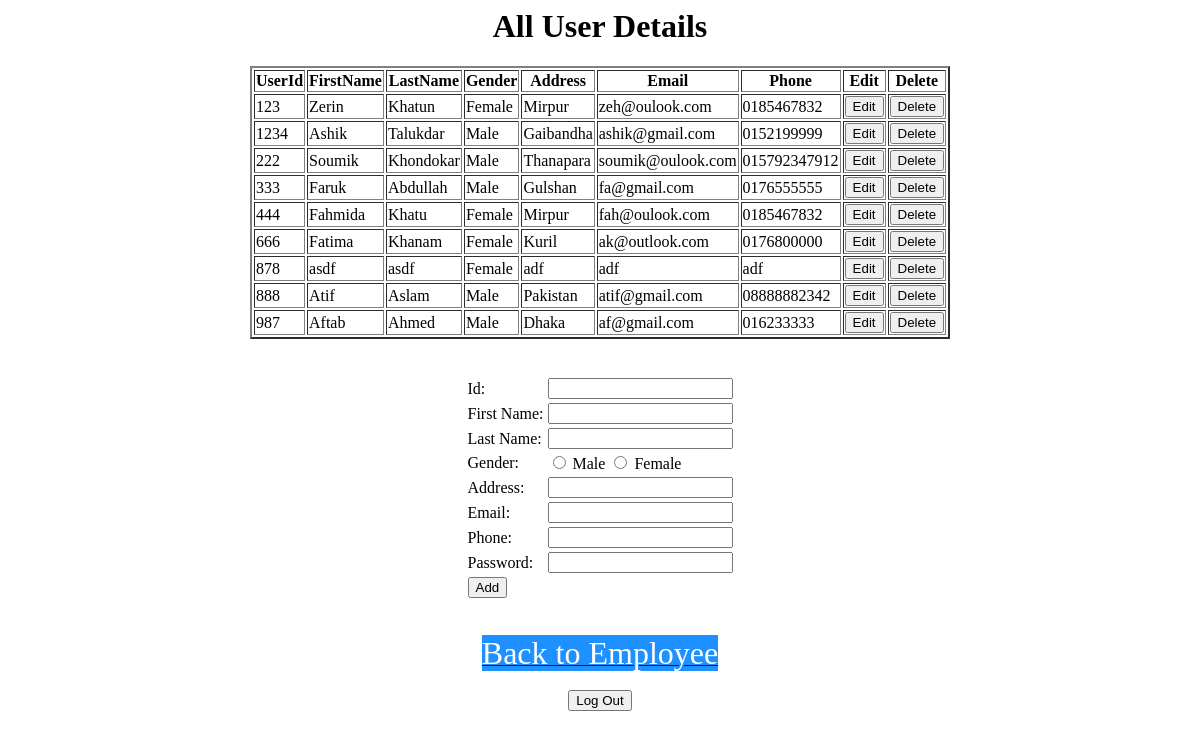
Page /views/showUser.php on the earlier database version.
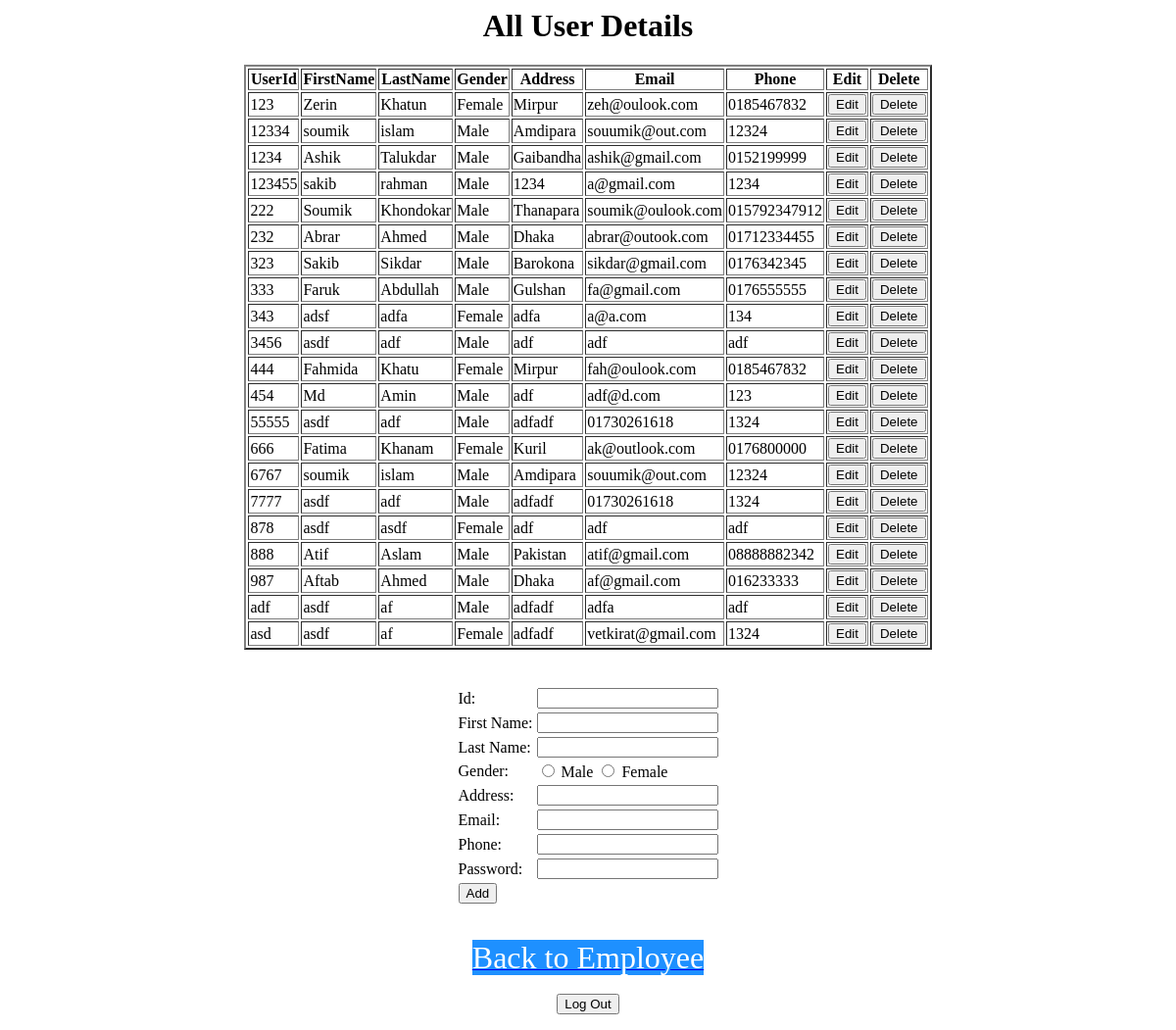
Same page on the later database version.
### tables this page shows
CREATE TABLE `user` (
  `userId` varchar(20) NOT NULL,
  `firstName` varchar(20) NOT NULL,
  `lastName` varchar(20) NOT NULL,
  `gender` varchar(10) NOT NULL,
  `address` varchar(40) NOT NULL,
  `email` varchar(20) NOT NULL,
  `phone` varchar(20) NOT NULL
);

### controllers/control_user.php (called while the page is built, shortened)
<?php
    $update = false;
    $id = "";
    $fname = "";
    $lname = "";
    $gender = "";
    $address = "";
    $email = "";
    $phone = "";
    $pass = "";
?>

### views/showUser.php (the view, shortened to what this page needs)
<?php
	require_once "../controllers/control_user.php";
?>
<html>
	<head>
	</head>
	<body>
		<center>
		<h1>All User Details</h1>
		<table border="2" width="600">
			<tr>
				<th>UserId</th>
				<th>FirstName</th>
				<th>LastName</th>
				<th>Gender</th>
				<th>Address</th>
				<th>Email</th>
				<th>Phone</th>
				<th>Edit</th>
				<th>Delete</th>
			</tr>
			<?php
				$run=mysqli_query($conn,"Select * from user");
				$row_num = mysqli_num_rows($run);
				if($row_num > 0)
				{
					while($row = mysqli_fetch_assoc($run)): ?>
						<tr>
							<td><?php echo $row['userId']; ?></td>
							<td><?php echo $row['firstName']; ?></td>
							<td><?php echo $row['lastName']; ?></td>
							<td><?php echo $row['gender']; ?></td>
							<td><?php echo $row['address']; ?></td>
							<td><?php echo $row['email']; ?></td>
							<td><?php echo $row['phone']; ?></td>
							<td><a href="showUser.php?edit=<?php echo $row['userId']; ?>"><button>Edit</button></a></td>
							<td><a href="../controllers/control_user.php?delete=<?php echo $row['userId']; ?>"><button>Delete</button></a></td>
						</tr>
					<?php endwhile;
				}
				echo "</table>"."<br>"."<br>";
       		 ?>
	<form action="../controllers/control_user.php" method="POST">
            <table>
                <tr>
                    <td>Id:</td>
                    <td><input type="text" name="id" value='<?php echo $id; ?>'></td>
                </tr>
                <tr>
                    <td>First Name:</td>
                    <td><input type="text" name="fname" value="<?php echo $fname; ?>" ></td>
                </tr>
                <tr>
                    <td>Last Name:</td>
                    <td><input type="text" name="lname" value="<?php echo $lname; ?>"></td>
                </tr>
                <tr>
                    <td>Gender:</td>
					<td>
						<input type="radio" name="gender" value="Male" <?php if($gender == "Male"){echo "Checked";}?>> Male
						<input type="radio" name="gender" value="Female" <?php if($gender == "Female"){echo "Checked";}?>> Female
					</td>
                </tr>
                <tr>
                    <td>Address:</td>
                    <td><input type="text" name="address" value='<?php echo $address; ?>'></td>
                </tr>
                <tr>
                    <td>Email:</td>
                    <td><input type="text" name="email" value="<?php echo $email; ?>" ></td>
                </tr>
                <tr>
                    <td>Phone:</td>
                    <td><input type="text" name="phone" value="<?php echo $phone; ?>"></td>
                </tr>
				<tr>
					<td>Password:</td>
					<td><input type="password" name="pass" value="<?php echo $pass; ?>" ></td>
				</tr>
				<?php
					if($update == true)
						echo '<tr>
								<td><button type="submit" name="update">Update</button></td>
								<td><button type="submit" name="refresh">Refresh</button></td>
							</tr>';
					else
						echo '<tr><td><button type="submit" name="save">Add</button></td></tr>';
                ?>
            </table>
        </form>
			</a><br>
			<a href="employee_home.php">
					<font size="6" style="background-color: dodgerblue; color:white;"
							>Back to Employee</font
						></b>
			</a><br><br>
		<form action="" method="post">
			<input type="submit" value="Log Out" name="submit">
		</form>
	</body>
</html>

Differences in the rows shown:
added user: userId "12334", firstName "soumik", lastName "islam", gender "Male", address "Amdipara", email "souumik@out.com", phone "12324"
added user: userId "123455", firstName "sakib", lastName "rahman", gender "Male", address "1234", email "a@gmail.com", phone "1234"
added user: userId "232", firstName "Abrar", lastName "Ahmed", gender "Male", address "Dhaka", email "abrar@outook.com", phone "01712334455"
added user: userId "323", firstName "Sakib", lastName "Sikdar", gender "Male", address "Barokona", email "sikdar@gmail.com", phone "0176342345"
added user: userId "343", firstName "adsf", lastName "adfa", gender "Female", address "adfa", email "a@a.com", phone "134"
added user: userId "3456", firstName "asdf", lastName "adf", gender "Male", address "adf", email "adf", phone "adf"
added user: userId "454", firstName "Md", lastName "Amin", gender "Male", address "adf", email "adf@d.com", phone "123"
added user: userId "55555", firstName "asdf", lastName "adf", gender "Male", address "adfadf", email "01730261618", phone "1324"
added user: userId "6767", firstName "soumik", lastName "islam", gender "Male", address "Amdipara", email "souumik@out.com", phone "12324"
added user: userId "7777", firstName "asdf", lastName "adf", gender "Male", address "adfadf", email "01730261618", phone "1324"
added user: userId "adf", firstName "asdf", lastName "af", gender "Male", address "adfadf", email "adfa", phone "adf"
added user: userId "asd", firstName "asdf", lastName "af", gender "Female", address "adfadf", email "vetkirat@gmail.com", phone "1324"
